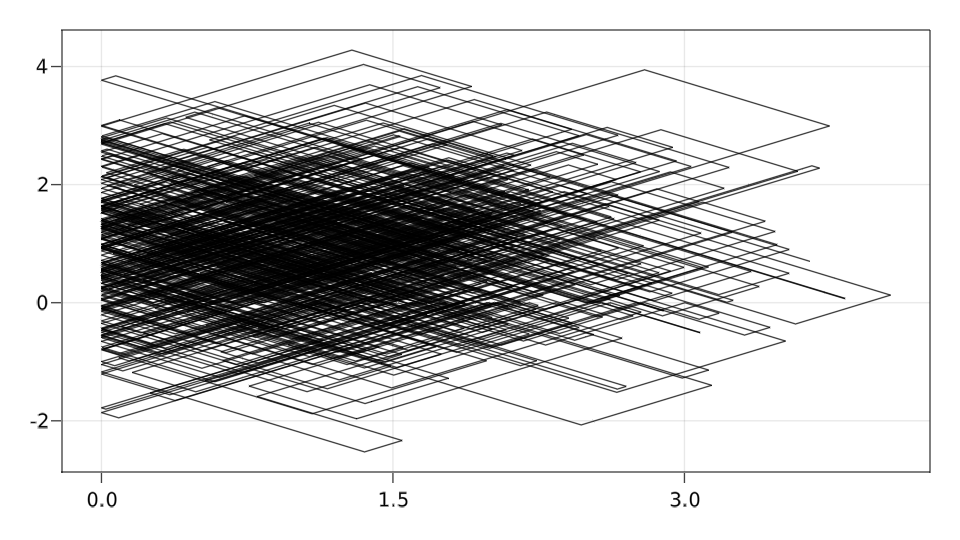

Source code (Julia):
using LinearAlgebra
using ZigZagBoomerang
using SparseArrays
# simple illustrative example on how to use the sticky pdmps for sampling
# parameters which must stay positive 

# x ∼ N(1, I) 1_{(x_i > 0.0)}
∇ϕ(x,i) = x[i] - 1
d = 10
μ = ones(d)
Γ = I(d)
x0 = abs.(randn(d)) # start with x_i > 0
θ0 = rand([-1,1], d)
t0 = 0.0
κ = fill(Inf, d) # never stick at 0
c = fill(eps(), d)
T = 1000.0
trace0, _, _ = sspdmp2(∇ϕ, t0, x0, θ0, T, c, ZigZag(sparse(1.0I,d,d), ones(d)), κ; mode = :reflect)

ts0, xs0 = splitpairs(trace0)
using GLMakie
fig = lines(getindex.(xs0, 1), getindex.(xs0, 2))
save("pos_pars.png", fig)

